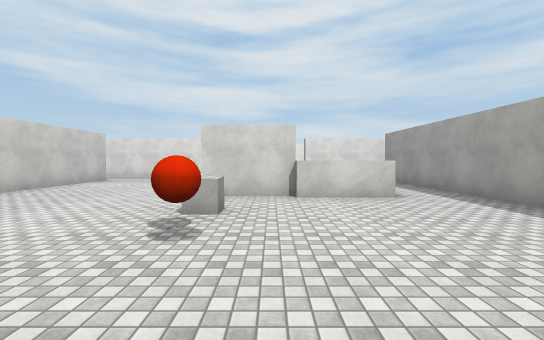
view 1 (above)

24 first-person views from a walk through a Unity game level. The camera is 1.5 m above the floor, tilts 2° down and sees 90° across. The floor is counted in squares, 2 m on a side. Each view is taken from the middle of a square. On the plan, view 1 faces up. The plan holds only what a view shows up to about 10 squares ahead; the rest is blank. Surface patterns are stand-ins for the level's own textures.

view 2
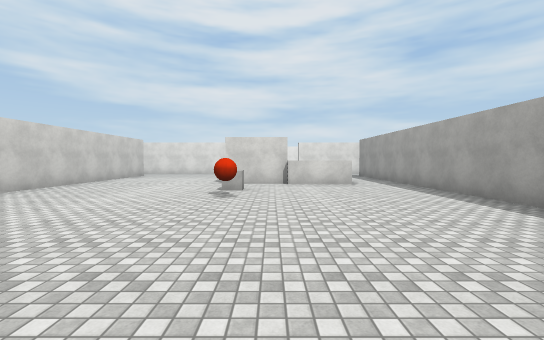

view 3
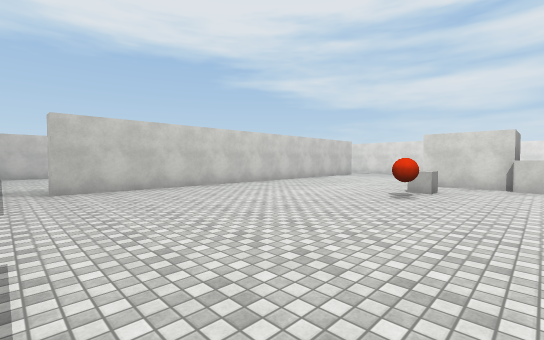

view 4
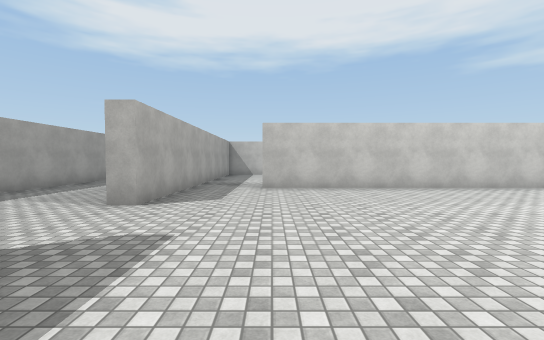

view 5
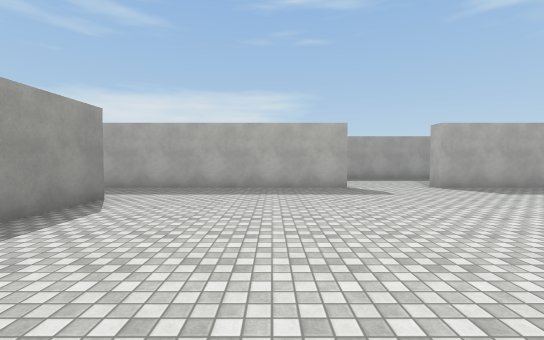

view 6
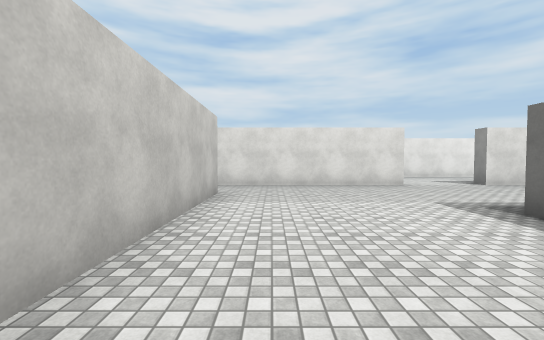

view 7
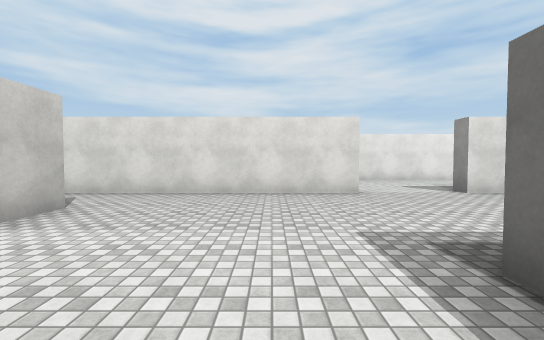

view 8
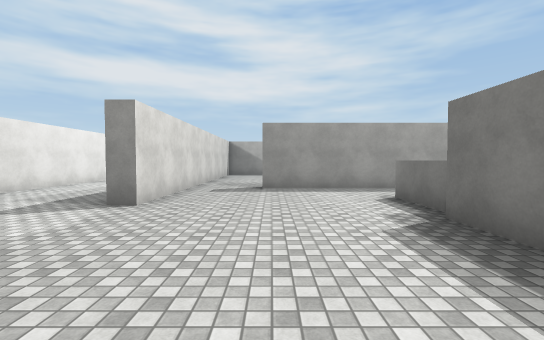

view 9
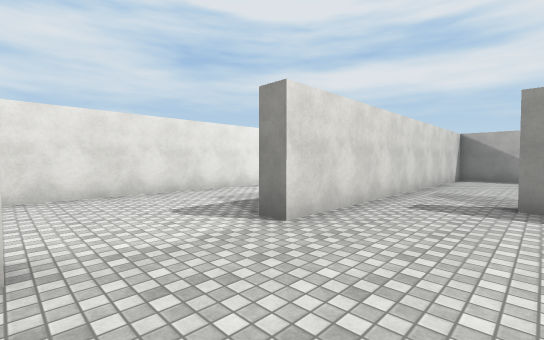

view 10
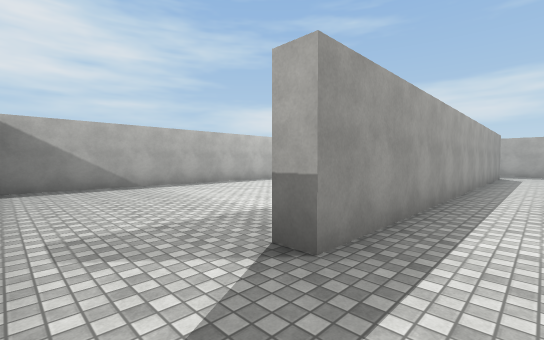

view 11
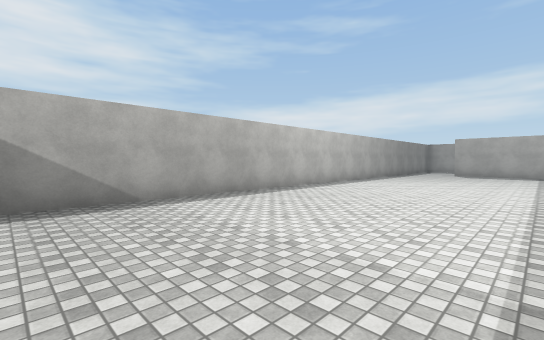

view 12
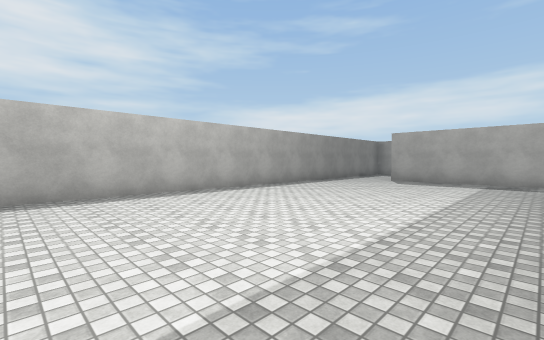

view 13
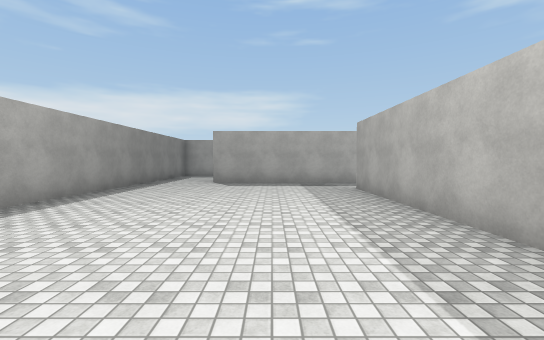

view 14
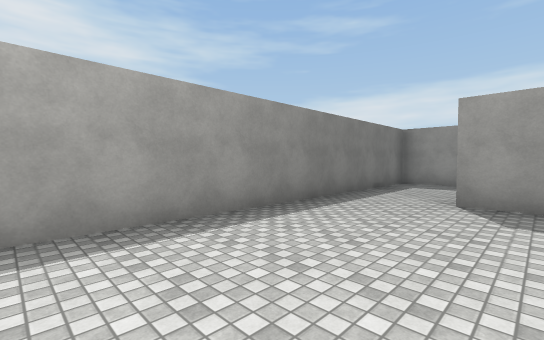

view 15
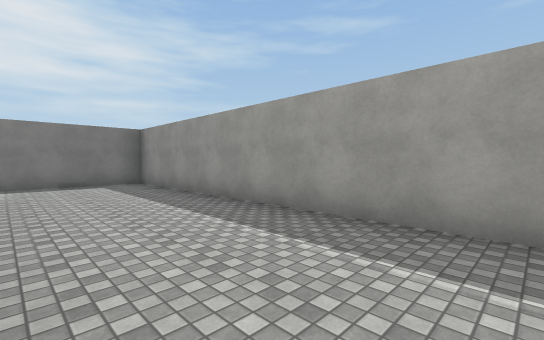

view 16
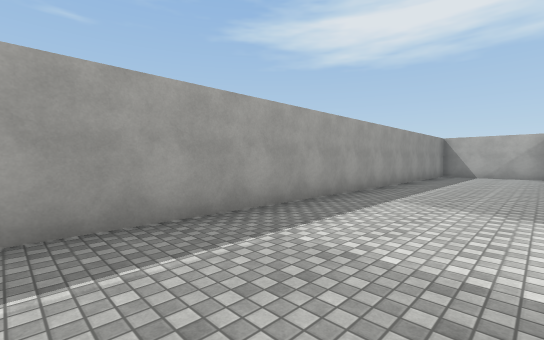

view 17
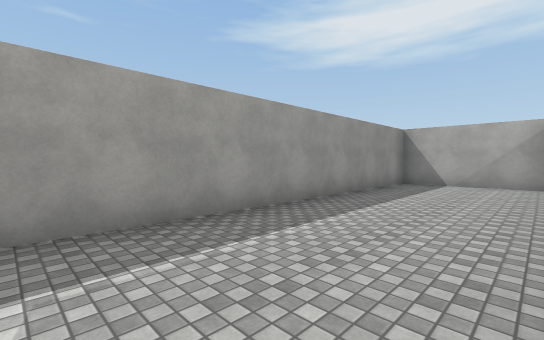

view 18
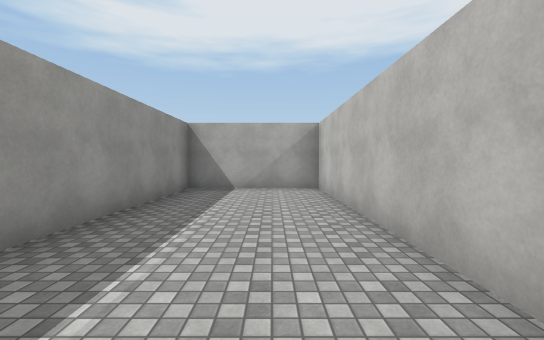

view 19
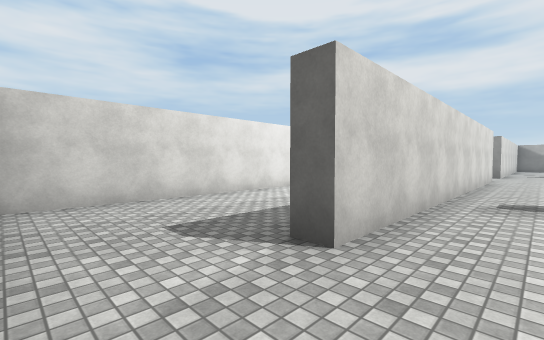

view 20
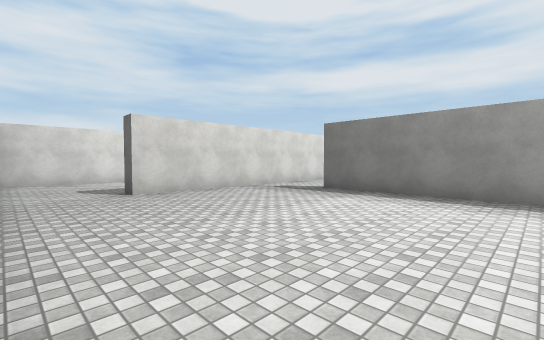

view 21
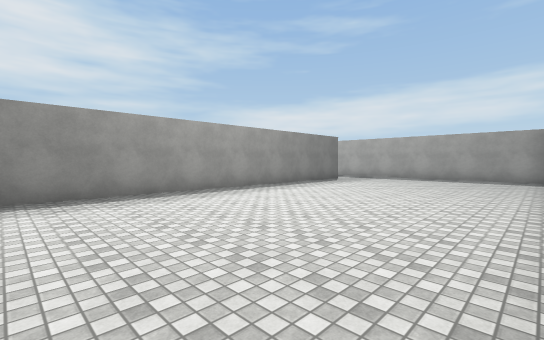

view 22
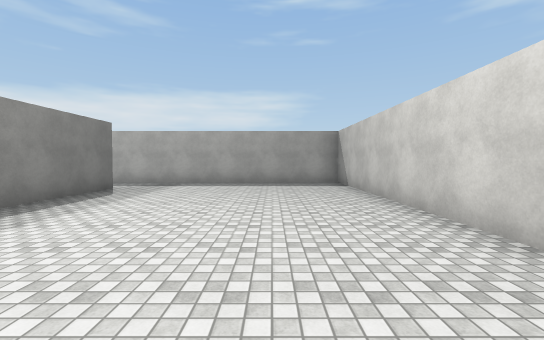

view 23
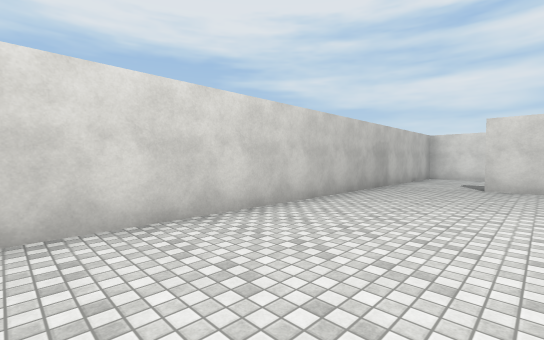

view 24
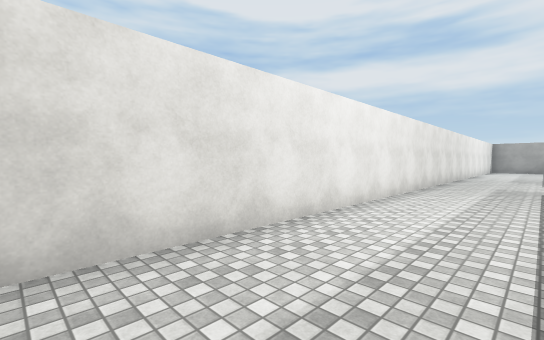

### Floor plan
Ten units are one square. View 1 is at (0, 0); x grows to the right and y downward. Boxes are objects, and circles mark ways between rooms. Rooms are numbered by the first view taken in them; rooms with no view inside come last. Other rooms are left out.
<svg viewBox="-137 -167 254 254">
<path fill="none" stroke="#000" d="M-10 -122 -65 -122M-62 -102 -62 22 -68 22M35 -122 15 -122 15 -128M70 -162 -131 -162M43 22 43 -102M-10 43 35 43M-65 43 -35 43M-132 -149 -132 -134M35 43 90 43M47 -29 47 22M-35 43 -35 48M43 -102 48 -102M-71 47 -132 47 -132 82 112 82 112 -122 35 -122M-68 22 -68 -102M-65 -122 -110 -122 -110 -128M-132 -134 -132 43 -65 43"/>
<rect x="-15" y="-35" width="10" height="10" fill="#bbb"><title>ball</title></rect>
<rect x="-15" y="-45" width="10" height="10" fill="#bbb"><title>block</title></rect>
<rect x="-15" y="-75" width="20" height="20" fill="#bbb"><title>box</title></rect>
<rect x="5" y="-75" width="20" height="20" fill="#bbb"><title>box</title></rect>
<circle cx="-25" cy="40" r="3" fill="#2a7"/>
<circle cx="40" cy="-115" r="3" fill="#2a7"/>
<circle cx="40" cy="30" r="3" fill="#2a7"/>
<circle cx="-125" cy="-130" r="3" fill="#2a7"/>
<circle cx="-70" cy="-115" r="3" fill="#2a7"/>
<circle cx="-70" cy="30" r="3" fill="#2a7"/>
<text x="-10" y="-80">1</text>
<text x="50" y="10">2</text>
<text x="-100" y="-50">3</text>
</svg>
Room 1 opens to room 2. Room 1 opens to room 3.

Where each view was taken, in squares from view 1:
view 1: 0 up, 0 right, facing up
view 2: 3 down, 0 right, facing up
view 3: 3 down, 1 right, facing up-left
view 4: 2 down, 1 right, facing left
view 5: 3 up, 1 right, facing down
view 6: 4 up, 5 left, facing up
view 7: 6 up, 3 left, facing up
view 8: 10 up, 3 left, facing right
view 9: 10 up, 1 left, facing up-right
view 10: 12 up, 3 right, facing down-right
view 11: 11 up, 6 right, facing down-right
view 12: 6 up, 5 right, facing down-right
view 13: 5 up, 7 right, facing down
view 14: 1 up, 8 right, facing down-right
view 15: 5 down, 2 right, facing down-right
view 16: 5 down, 1 right, facing down-left
view 17: 5 down, 4 left, facing down-left
view 18: 6 down, 6 left, facing left
view 19: 11 up, 13 left, facing up-right
view 20: 6 up, 13 left, facing up-right
view 21: 8 up, 13 left, facing down-right
view 22: 5 up, 11 left, facing down
view 23: 4 up, 10 left, facing up-left
view 24: 14 up, 10 left, facing up-right
